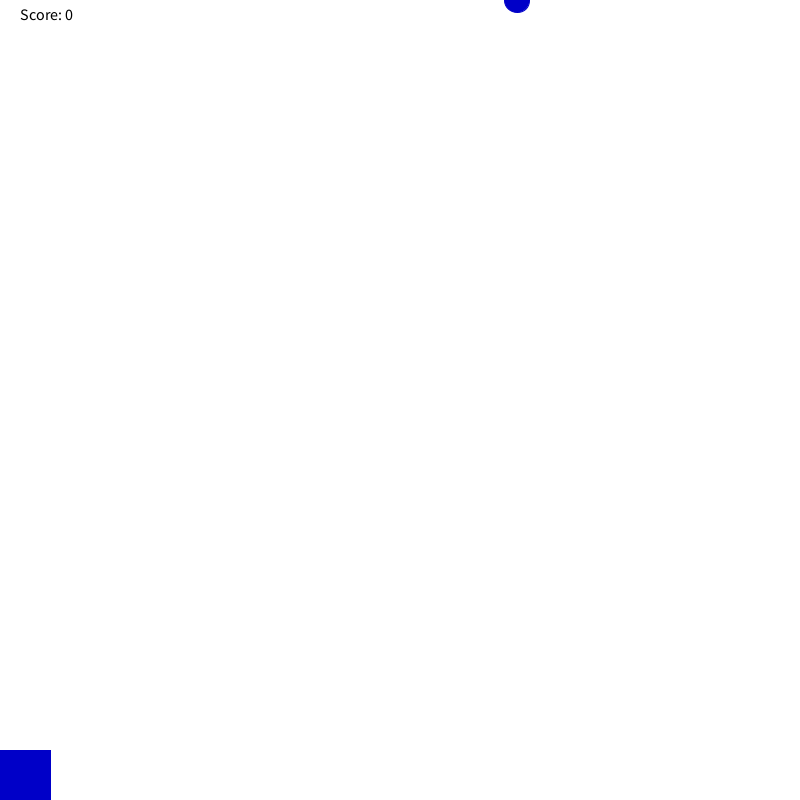
Frame 1 (no input)
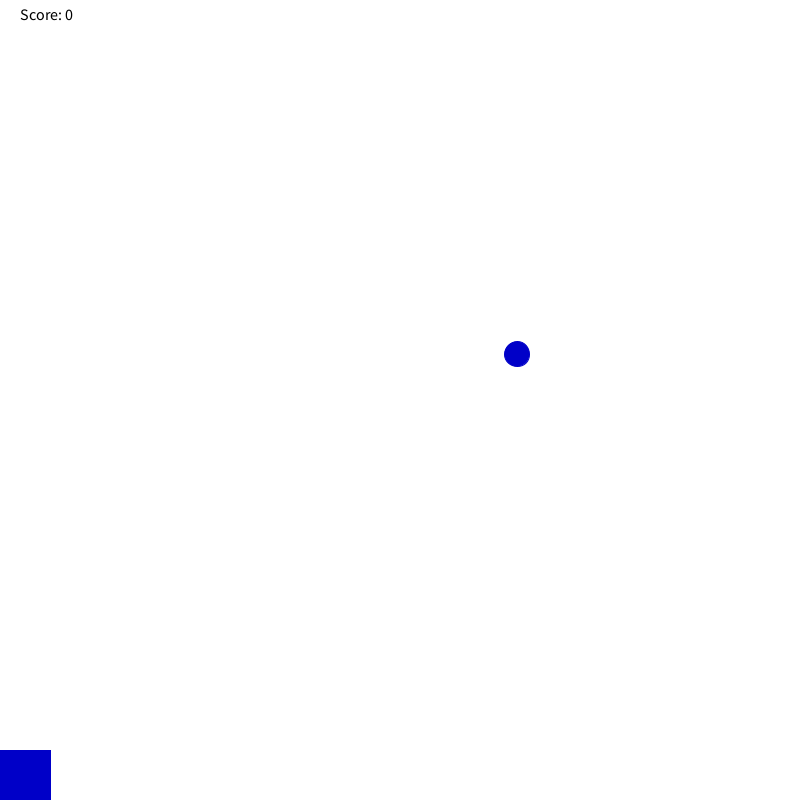
Frame 60 (the mouse pressed at the canvas centre just before this capture)
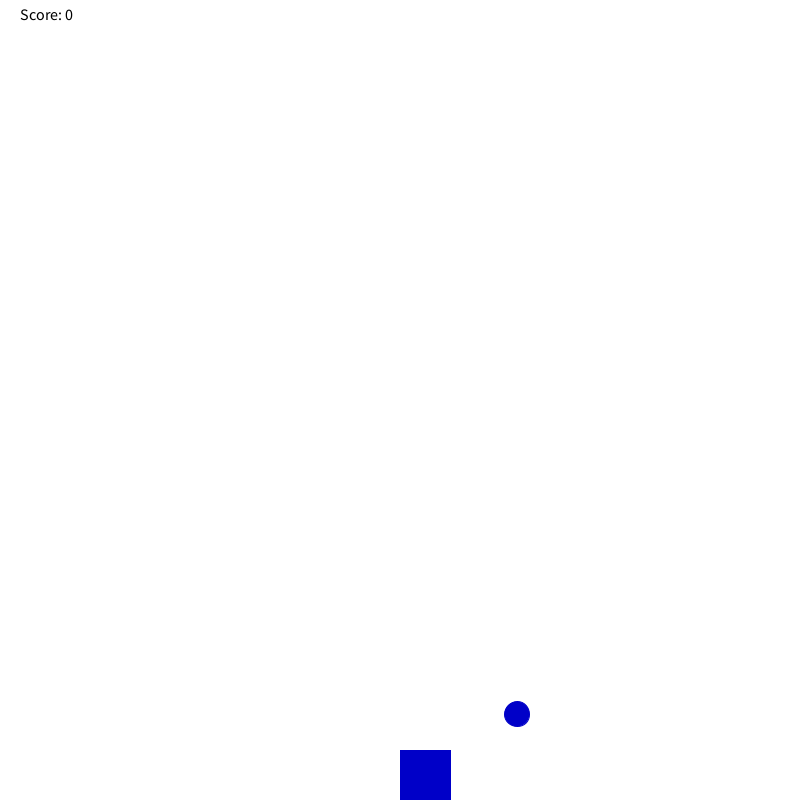
Frame 120 (the mouse held since frame 60 and released just before this capture)

The Processing sketch that drew these frames (run headless with seeded random() and noise(); from frame 60 on, the mouse is pressed at the canvas centre):

// Processing sketch: raingame
// ── raingame.pde
  int raindropy = 0;
  int randomx = (int) random(800);
  int score = 0;
  
    void checkCatch(int x){
         if (x > mouseX && x < mouseX+50)
            score++;
         else if (score > 0) 
            score--;
        println("Your score is now: " + score);
    }
void draw(){
  background(255,255,255);
    fill(0, 0, 200);
    stroke(0,0, 200);
    rect(mouseX,750,50,50);
    ellipse(randomx, raindropy, 25, 25);
  raindropy = raindropy + 6;
  if (raindropy == 804){
    raindropy = 0;
    randomx = (int) random(800);  
}
if (raindropy ==798){
checkCatch(randomx);
}
    fill(0, 0, 0);
    textSize(16);
    text("Score: " + score, 20, 20);
}

void setup(){
  size(800,800);
}
